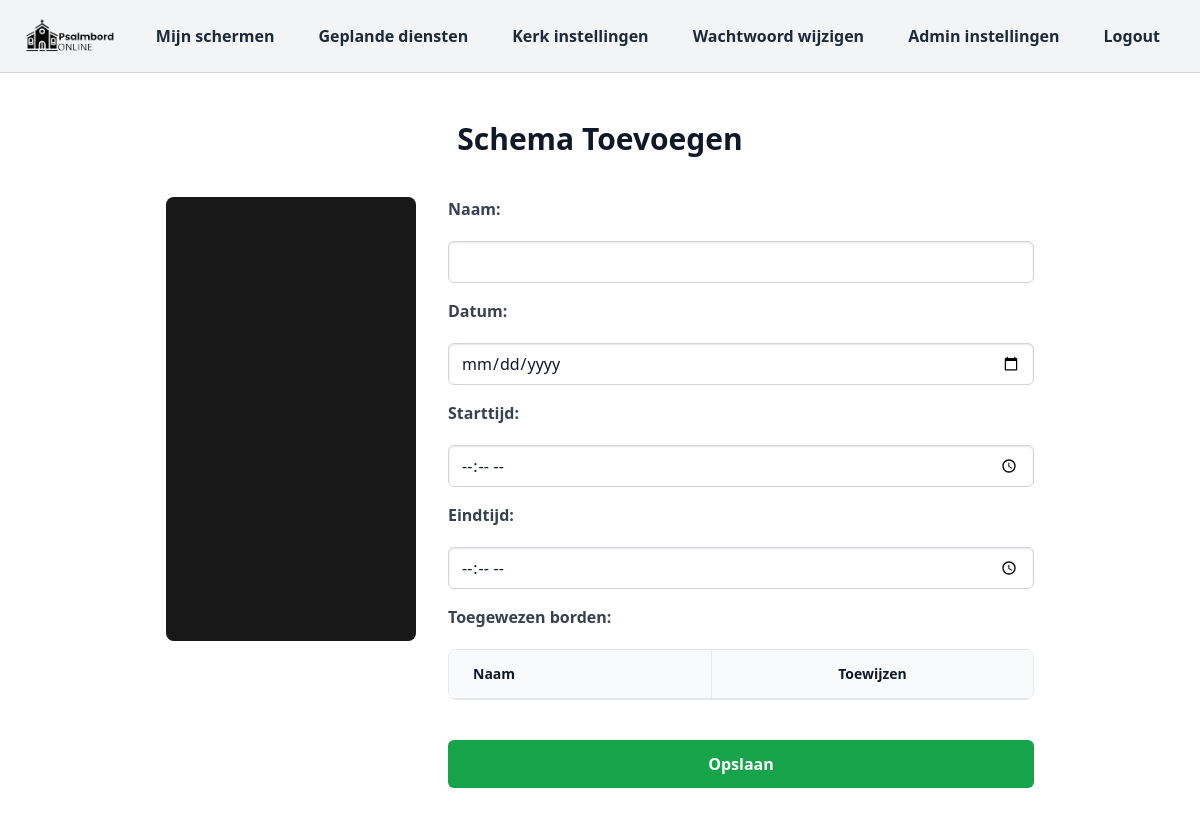
The page /schedules/add (signed in) on the database as committed earlier.
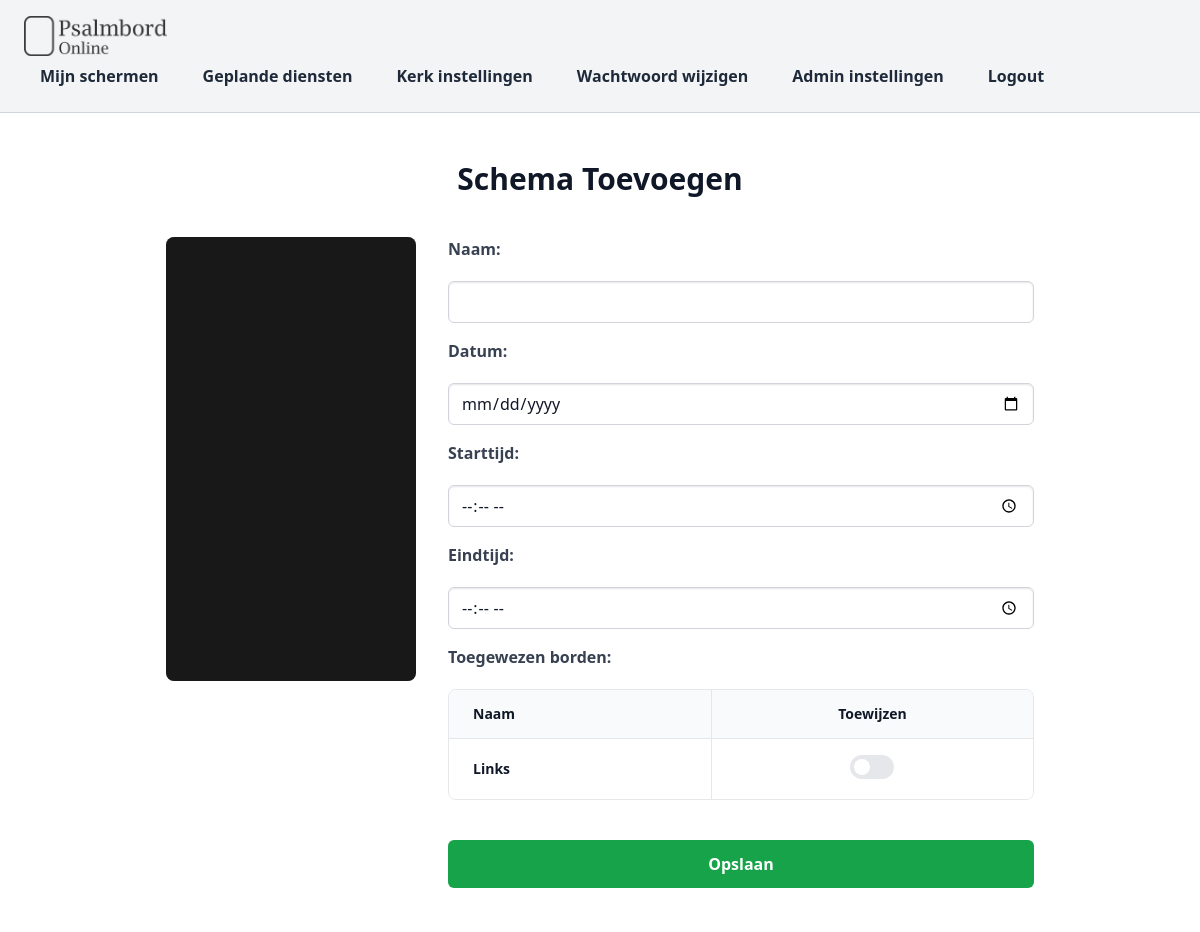
The same page on the database as committed later.
### app.py (models this page shows)
class Church(db.Model):
    id = db.Column(db.Integer, primary_key=True)
    name = db.Column(db.String(150), unique=True, nullable=False)
    is_active = db.Column(db.Boolean, default=False, nullable=False)  # New field for activation state
    contact_email = db.Column(db.String(150), default='')
    contact_phone = db.Column(db.String(50), default='')
    contact_address = db.Column(db.String(200), default='')
    logo_filename = db.Column(db.String(300), nullable=True)  # New field for logo filename
    users = db.relationship('User', backref='church', lazy=True)
    boards = db.relationship('Liturgiebord', backref='church', lazy=True)

class Liturgiebord(db.Model):
    id = db.Column(db.Integer, primary_key=True)
    unique_id = db.Column(db.String(32), unique=True, nullable=False, default=lambda: uuid.uuid4().hex)
    name = db.Column(db.String(150), nullable=False)
    church_id = db.Column(db.Integer, db.ForeignKey('church.id'), nullable=False)
    line1 = db.Column(db.String(200), default='')
    line2 = db.Column(db.String(200), default='')
    line3 = db.Column(db.String(200), default='')
    line4 = db.Column(db.String(200), default='')
    line5 = db.Column(db.String(200), default='')
    line6 = db.Column(db.String(200), default='')
    line7 = db.Column(db.String(200), default='')
    line8 = db.Column(db.String(200), default='')
    line9 = db.Column(db.String(200), default='')
    line10 = db.Column(db.String(200), default='')
    background_image = db.Column(db.String(300), default=None)
    schedules = db.relationship('Schedule', secondary=board_schedule_association, back_populates='boards', lazy='dynamic')

### app.py (the view, shortened to what this page needs)
@app.route('/schedules/add', methods=['GET', 'POST'])
@login_required
def add_global_schedule():
    user_church_id = current_user.church_id
    boards = Liturgiebord.query.filter_by(church_id=user_church_id).all()
    return render_template('schedule_form.html', schedule=None, boards=boards)

### app.py (called while the page is built)
@login_manager.user_loader
def load_user(user_id):
    return User.query.get(int(user_id))

@app.before_request
def impersonate_user():
    if 'impersonate_id' in session and 'admin_id' in session:
        admin = User.query.get(session['admin_id'])
        if admin and admin.is_authenticated and admin.is_admin:
            user = User.query.get(session['impersonate_id'])
            if user:
                login_user(user)
                current_user._is_impersonated = True
                current_user._real_admin_id = admin.id
    else:
        if hasattr(current_user, '_is_impersonated'):
            delattr(current_user, '_is_impersonated')
        if hasattr(current_user, '_real_admin_id'):
            delattr(current_user, '_real_admin_id')

### templates/schedule_form.html (shortened to what this page needs)
{% extends 'base.html' %}
{% block content %}
<h1 class="text-3xl font-bold mb-6 text-center">{% if schedule %}Schema Bijwerken{% else %}Schema Toevoegen{% endif %}</h1>
<form method="post" id="scheduleForm">
  <div class="preview-container">
    <div class="preview-wrapper"
      style="position: relative; background-image: {% if schedule and schedule.boards_list|length > 0 %}
        {% set board_bg = schedule.boards_list[0].background_image if schedule.boards_list[0].background_image else None %}
        {% if board_bg %}
          url('{% if board_bg.startswith('default_') %}{{ url_for('static', filename=board_bg) }}{% else %}{{ url_for('uploaded_file', filename=board_bg) }}{% endif %}')
        {% else %}none
        {% endif %}
        {% else %}none
      {% endif %}; background-color:#222; background-size: cover; background-position: center;">
      <div class="liturgie-bg-overlay" style="
        content: '';
        position: absolute;
        top: 0;
        left: 0;
        right: 0;
        bottom: 0;
        background: rgba(0, 0, 0, 0.3);
        z-index: 1;
        pointer-events: none;
      "></div>
      <div class="liturgie-board" contenteditable="false" style="position: relative; z-index: 2;">
        {% set lines = schedule.content.split('\n') if schedule and schedule.content else [' ']*10 %}
        {% for i in range(10) %}
        <div class="liturgie-line" contenteditable="true" data-line="line{{ i+1 }}" spellcheck="false">{{ lines[i] if i < lines|length else ' ' }}</div>
        {% endfor %}
      </div>
    </div>
    <div class="input-section">
      <label for="name">Naam:</label>
      <input type="text" id="name" name="name" required value="{{ schedule.name if schedule else '' }}">
      <label for="date">Datum:</label>
      <input type="date" id="date" name="date" required value="{{ schedule.date.strftime('%Y-%m-%d') if schedule and schedule.date else '' }}">
      <label for="start_time">Starttijd:</label>
      <input type="time" id="start_time" name="start_time" required value="{{ schedule.start_time.strftime('%H:%M') if schedule and schedule.start_time else '' }}">
      <label for="end_time">Eindtijd:</label>
      <input type="time" id="end_time" name="end_time" required value="{{ schedule.end_time.strftime('%H:%M') if schedule and schedule.end_time else '' }}">
      <label>Toegewezen borden:</label>
      <div class="overflow-hidden rounded-lg max-h-56 overflow-y-auto mb-6 border border-gray-200">
        <table class="min-w-full divide-y divide-gray-200 border-collapse">
          <thead class="bg-gray-50">
            <tr class="divide-x divide-gray-200">
              <th scope="col" class="py-3.5 pl-4 pr-4 text-left text-sm font-semibold text-gray-900 sm:pl-6">Naam</th>
              <th scope="col" class="px-4 py-3.5 text-center text-sm font-semibold text-gray-900">Toewijzen</th>
            </tr>
          </thead>
          <tbody class="divide-y divide-gray-200 bg-white">
            {% for board in boards %}
            <tr class="divide-x divide-gray-200 hover:bg-gray-50 cursor-pointer">
              <td class="whitespace-nowrap py-4 pl-4 pr-4 text-sm font-semibold text-gray-900 sm:pl-6">{{ board.name }}</td>
              <td class="whitespace-nowrap px-4 py-4 text-center text-sm font-semibold text-gray-900 flex justify-center items-center">
                <label class="relative inline-flex items-center cursor-pointer">
                  <div class="w-11 h-6 bg-gray-200 peer-focus:outline-none peer-focus:ring-4 peer-focus:ring-blue-300 rounded-full peer peer-checked:bg-blue-600 transition-all duration-300"></div>
                  <div class="absolute left-1 top-1 bg-white w-4 h-4 rounded-full transition-transform duration-300 peer-checked:translate-x-5"></div>
                </label>
              </td>
            </tr>
            {% endfor %}
          </tbody>
        </table>
      </div>
      <button type="submit" class="save-button">Opslaan</button>
    </div>
  </div>
</form>
{% endblock %}

### templates/base.html (shortened to what this page needs)
<!DOCTYPE html>
<html lang="en">
<head>
    <script src="https://cdn.jsdelivr.net/npm/@tailwindcss/browser@4"></script>
</head>
<body class="bg-white text-gray-900 font-sans min-h-screen flex flex-col">
  <nav class="bg-gray-100 border-b border-gray-300 px-6 py-4 flex flex-wrap items-center justify-between">
      {% if current_user.is_authenticated and current_user.church and current_user.church.logo_filename %}
      <a href="{{ url_for('index') }}"><img src="{{ url_for('uploaded_file', filename=current_user.church.logo_filename) }}" alt="Logo" class="h-10 w-auto object-contain"></a>
    {% else %}
      <a href="{{ url_for('index') }}"><img src="{{ url_for('static', filename='default_logo.png') }}" alt="Default Logo" class="h-10 w-auto object-contain"></a>
    {% endif %}
    <div class="nav-links flex flex-wrap gap-3 mt-2 sm:mt-0">
      {% if current_user.is_authenticated %}
        <a href="/portal" class="px-4 py-2 text-gray-800 rounded font-semibold hover:bg-blue-600 hover:text-white transition">Mijn schermen</a>
        <a href="{{ url_for('global_schedules') }}" class="px-4 py-2 text-gray-800 rounded font-semibold hover:bg-blue-600 hover:text-white transition">Geplande diensten</a>
        <a href="{{ url_for('church_settings') }}" class="px-4 py-2 text-gray-800 rounded font-semibold hover:bg-blue-600 hover:text-white transition">Kerk instellingen</a>
        <a href="{{ url_for('change_password') }}" class="px-4 py-2 text-gray-800 rounded font-semibold hover:bg-blue-600 hover:text-white transition">Wachtwoord wijzigen</a>
        {% if current_user.is_admin %}
          <a href="{{ url_for('admin_dashboard') }}" class="px-4 py-2 text-gray-800 rounded font-semibold hover:bg-blue-600 hover:text-white transition">Admin instellingen</a>
        {% endif %}
        <a href="/logout" class="px-4 py-2 text-gray-800 rounded font-semibold hover:bg-blue-600 hover:text-white transition">Logout</a>
      {% else %}
        <a href="/login" class="px-4 py-2 text-gray-800 rounded font-semibold hover:bg-blue-600 hover:text-white transition">Login</a>
        <a href="/register" class="px-4 py-2 text-gray-800 rounded font-semibold hover:bg-blue-600 hover:text-white transition">Register</a>
      {% endif %}
    </div>
  </nav>
  <main class="flex-grow max-w-7xl mx-auto w-full px-6 py-8 sm:py-12">
    {% block content %}{% endblock %}
  </main>
</body>
</html>

Rows that differ between the two databases and show on the page:
now on this page (row edited): Church: logo_filename (placeholder picture)
added Liturgiebord: name "Links"
